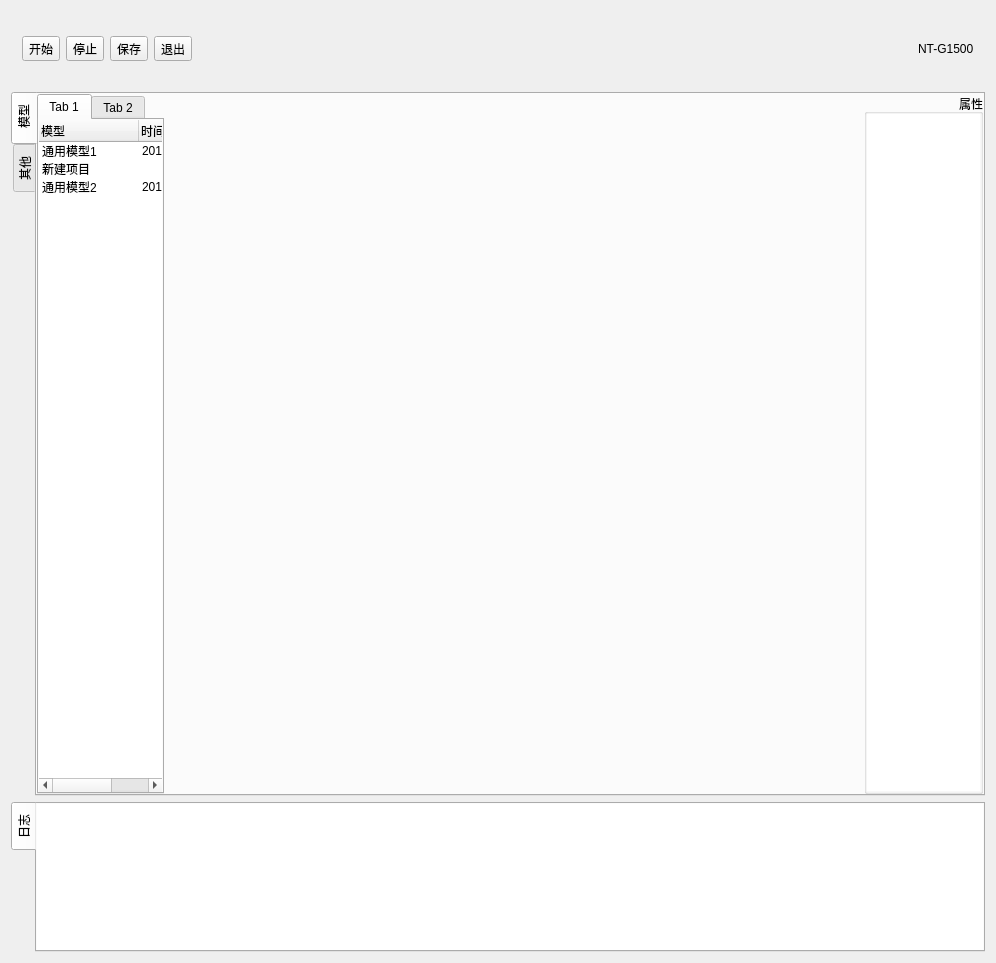
<?xml version="1.0" encoding="UTF-8"?>
<ui version="4.0">
 <class>Widget</class>
 <widget class="QWidget" name="Widget">
  <property name="geometry">
   <rect>
    <x>0</x>
    <y>0</y>
    <width>996</width>
    <height>963</height>
   </rect>
  </property>
  <property name="windowTitle">
   <string>Widget</string>
  </property>
  <layout class="QVBoxLayout" name="verticalLayout" stretch="1,5,2">
   <item>
    <widget class="QWidget" name="widget" native="true">
     <layout class="QHBoxLayout" name="horizontalLayout_4">
      <item>
       <layout class="QHBoxLayout" name="horizontalLayout_2">
        <item>
         <widget class="QToolButton" name="toolButton">
          <property name="text">
           <string>开始</string>
          </property>
          <property name="icon">
           <iconset resource="resource.qrc">
            <normaloff>:/ICON/play (2).png</normaloff>:/ICON/play (2).png</iconset>
          </property>
          <property name="iconSize">
           <size>
            <width>48</width>
            <height>48</height>
           </size>
          </property>
          <property name="checkable">
           <bool>false</bool>
          </property>
          <property name="toolButtonStyle">
           <enum>Qt::ToolButtonTextBesideIcon</enum>
          </property>
          <property name="arrowType">
           <enum>Qt::NoArrow</enum>
          </property>
         </widget>
        </item>
        <item>
         <widget class="QToolButton" name="toolButton_2">
          <property name="text">
           <string>停止</string>
          </property>
          <property name="icon">
           <iconset resource="resource.qrc">
            <normaloff>:/ICON/stop (1).png</normaloff>:/ICON/stop (1).png</iconset>
          </property>
          <property name="iconSize">
           <size>
            <width>48</width>
            <height>48</height>
           </size>
          </property>
          <property name="toolButtonStyle">
           <enum>Qt::ToolButtonTextBesideIcon</enum>
          </property>
         </widget>
        </item>
        <item>
         <widget class="QToolButton" name="toolButton_3">
          <property name="text">
           <string>保存</string>
          </property>
          <property name="icon">
           <iconset resource="resource.qrc">
            <normaloff>:/ICON/upload (2).png</normaloff>:/ICON/upload (2).png</iconset>
          </property>
          <property name="iconSize">
           <size>
            <width>48</width>
            <height>48</height>
           </size>
          </property>
          <property name="toolButtonStyle">
           <enum>Qt::ToolButtonTextBesideIcon</enum>
          </property>
         </widget>
        </item>
        <item>
         <widget class="QToolButton" name="toolButtonExit">
          <property name="text">
           <string>退出</string>
          </property>
          <property name="icon">
           <iconset resource="resource.qrc">
            <normaloff>:/ICON/power.png</normaloff>:/ICON/power.png</iconset>
          </property>
          <property name="iconSize">
           <size>
            <width>48</width>
            <height>48</height>
           </size>
          </property>
          <property name="toolButtonStyle">
           <enum>Qt::ToolButtonTextBesideIcon</enum>
          </property>
         </widget>
        </item>
       </layout>
      </item>
      <item>
       <spacer name="horizontalSpacer">
        <property name="orientation">
         <enum>Qt::Horizontal</enum>
        </property>
        <property name="sizeHint" stdset="0">
         <size>
          <width>40</width>
          <height>20</height>
         </size>
        </property>
       </spacer>
      </item>
      <item>
       <widget class="QLabel" name="label">
        <property name="text">
         <string>NT-G1500</string>
        </property>
       </widget>
      </item>
     </layout>
    </widget>
   </item>
   <item>
    <widget class="QTabWidget" name="tabWidget">
     <property name="tabPosition">
      <enum>QTabWidget::West</enum>
     </property>
     <property name="currentIndex">
      <number>0</number>
     </property>
     <widget class="QWidget" name="tab">
      <attribute name="title">
       <string> 模型</string>
      </attribute>
      <layout class="QHBoxLayout" name="horizontalLayout">
       <property name="spacing">
        <number>0</number>
       </property>
       <property name="leftMargin">
        <number>0</number>
       </property>
       <property name="topMargin">
        <number>0</number>
       </property>
       <property name="rightMargin">
        <number>0</number>
       </property>
       <property name="bottomMargin">
        <number>0</number>
       </property>
       <item>
        <widget class="QTabWidget" name="tabWidget_3">
         <widget class="QWidget" name="tab_4">
          <attribute name="title">
           <string>Tab 1</string>
          </attribute>
          <layout class="QVBoxLayout" name="verticalLayout_2">
           <property name="spacing">
            <number>0</number>
           </property>
           <property name="leftMargin">
            <number>0</number>
           </property>
           <property name="topMargin">
            <number>0</number>
           </property>
           <property name="rightMargin">
            <number>0</number>
           </property>
           <property name="bottomMargin">
            <number>0</number>
           </property>
           <item>
            <widget class="QTreeWidget" name="treeWidget">
             <property name="frameShape">
              <enum>QFrame::NoFrame</enum>
             </property>
             <property name="indentation">
              <number>0</number>
             </property>
             <column>
              <property name="text">
               <string>模型</string>
              </property>
             </column>
             <column>
              <property name="text">
               <string>时间</string>
              </property>
             </column>
             <item>
              <property name="text">
               <string>通用模型1</string>
              </property>
              <property name="text">
               <string>2017.1.1</string>
              </property>
              <item>
               <property name="text">
                <string>新建子项目</string>
               </property>
              </item>
              <item>
               <property name="text">
                <string>新建项目</string>
               </property>
              </item>
              <item>
               <property name="text">
                <string>新建项目</string>
               </property>
              </item>
              <item>
               <property name="text">
                <string>新建项目</string>
               </property>
              </item>
             </item>
             <item>
              <property name="text">
               <string>新建项目</string>
              </property>
             </item>
             <item>
              <property name="text">
               <string>通用模型2</string>
              </property>
              <property name="text">
               <string>2017.1.1</string>
              </property>
              <item>
               <property name="text">
                <string>新建项目</string>
               </property>
              </item>
              <item>
               <property name="text">
                <string>新建项目</string>
               </property>
              </item>
              <item>
               <property name="text">
                <string>新建项目</string>
               </property>
              </item>
              <item>
               <property name="text">
                <string>新建项目</string>
               </property>
              </item>
              <item>
               <property name="text">
                <string>新建项目</string>
               </property>
              </item>
              <item>
               <property name="text">
                <string>新建项目</string>
               </property>
              </item>
             </item>
            </widget>
           </item>
          </layout>
         </widget>
         <widget class="QWidget" name="tab_5">
          <attribute name="title">
           <string>Tab 2</string>
          </attribute>
         </widget>
        </widget>
       </item>
       <item>
        <widget class="QFrame" name="frame">
         <property name="sizePolicy">
          <sizepolicy hsizetype="Fixed" vsizetype="Fixed">
           <horstretch>0</horstretch>
           <verstretch>0</verstretch>
          </sizepolicy>
         </property>
         <property name="minimumSize">
          <size>
           <width>700</width>
           <height>700</height>
          </size>
         </property>
         <property name="frameShape">
          <enum>QFrame::NoFrame</enum>
         </property>
         <property name="frameShadow">
          <enum>QFrame::Sunken</enum>
         </property>
        </widget>
       </item>
       <item>
        <widget class="QGroupBox" name="groupBox">
         <property name="title">
          <string>属性</string>
         </property>
         <property name="alignment">
          <set>Qt::AlignRight|Qt::AlignTop|Qt::AlignTrailing</set>
         </property>
         <layout class="QVBoxLayout" name="verticalLayout_3">
          <property name="spacing">
           <number>0</number>
          </property>
          <property name="leftMargin">
           <number>0</number>
          </property>
          <property name="topMargin">
           <number>0</number>
          </property>
          <property name="rightMargin">
           <number>0</number>
          </property>
          <property name="bottomMargin">
           <number>0</number>
          </property>
          <item>
           <widget class="QTableWidget" name="tableWidget">
            <property name="frameShape">
             <enum>QFrame::NoFrame</enum>
            </property>
           </widget>
          </item>
         </layout>
        </widget>
       </item>
      </layout>
     </widget>
     <widget class="QWidget" name="tab_2">
      <attribute name="title">
       <string>其他</string>
      </attribute>
     </widget>
    </widget>
   </item>
   <item>
    <widget class="QWidget" name="widget_2" native="true">
     <layout class="QHBoxLayout" name="horizontalLayout_3">
      <property name="spacing">
       <number>0</number>
      </property>
      <property name="leftMargin">
       <number>0</number>
      </property>
      <property name="topMargin">
       <number>0</number>
      </property>
      <property name="rightMargin">
       <number>0</number>
      </property>
      <property name="bottomMargin">
       <number>0</number>
      </property>
      <item>
       <widget class="QTabWidget" name="tabWidget_2">
        <property name="tabPosition">
         <enum>QTabWidget::West</enum>
        </property>
        <widget class="QWidget" name="tab_3">
         <attribute name="title">
          <string>日志</string>
         </attribute>
         <layout class="QHBoxLayout" name="horizontalLayout_5">
          <property name="spacing">
           <number>0</number>
          </property>
          <property name="leftMargin">
           <number>0</number>
          </property>
          <property name="topMargin">
           <number>0</number>
          </property>
          <property name="rightMargin">
           <number>0</number>
          </property>
          <property name="bottomMargin">
           <number>0</number>
          </property>
          <item>
           <widget class="QTextEdit" name="textEdit">
            <property name="frameShape">
             <enum>QFrame::NoFrame</enum>
            </property>
            <property name="lineWidth">
             <number>1</number>
            </property>
           </widget>
          </item>
         </layout>
        </widget>
       </widget>
      </item>
     </layout>
    </widget>
   </item>
  </layout>
 </widget>
 <layoutdefault spacing="6" margin="11"/>
 <resources>
  <include location="resource.qrc"/>
  <include location="resource.qrc"/>
  <include location="resource.qrc"/>
 </resources>
 <connections/>
</ui>
